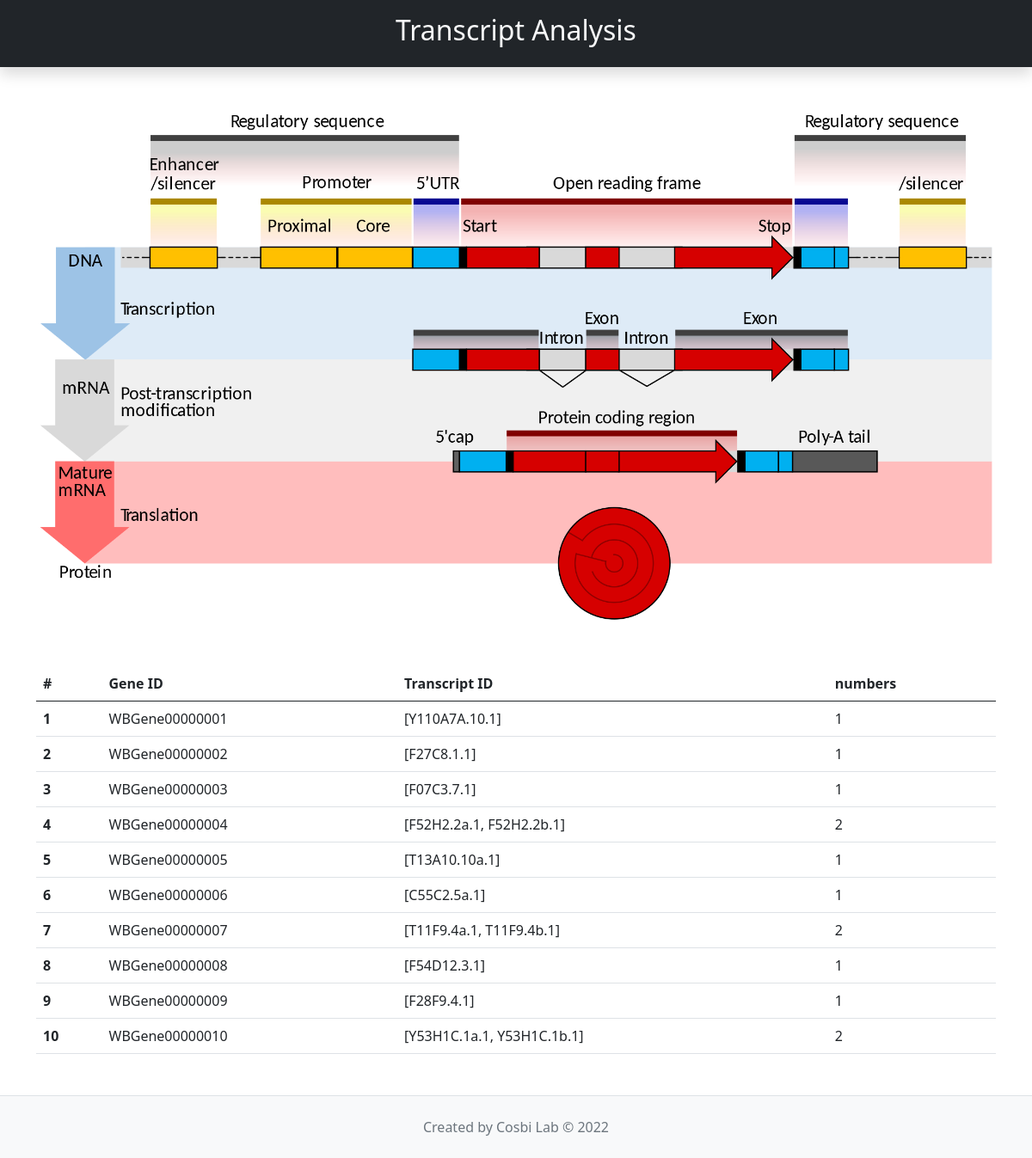
The page /web_tool/ on the database its author committed.
### web_tool/models.py (models this page shows)
class Gene(models.Model):
    gene_id = models.TextField(blank=True, primary_key=True)
    transcript_id = models.TextField(blank=True, null=True)
    numbers = models.IntegerField(blank=True, null=True)
    class Meta:
        managed = False
        db_table = 'Gene'

### web_tool/views.py (the view)
# urls.py: path('', views.index),
def index(request):
    genes = models.Gene.objects.all()[:10]
    return render(request, 'index.html', locals())

### templates/index.html (shortened to what this page needs)
{% extends 'base.html' %}
{% load static %}
{% block content %}
<div class="container">
    <img src="{% static 'images/gene_structure.png' %}" class="figure-img img-fluid mb-5">
    <table class="table table-hover">
        <thead>
            <tr>
                <th scope="col">#</th>
                <th scope="col">Gene ID </th>
                <th scope="col">Transcript ID</th>
                <th scope="col">numbers</th>
            </tr>
        </thead>
        <tbody>
            {% for gene in genes %}
            <tr>
                <th scope="row">{{ forloop.counter }}</th>
                <td>{{ gene.gene_id }}</td>
                <td>{{ gene.transcript_id | cut:"'" }}</td>
                <td>{{ gene.numbers }}</td>
            </tr>
            {% endfor %}
        </tbody>
    </table>
</div>
{% endblock %}

### templates/base.html (shortened to what this page needs)
<!DOCTYPE html>
<html>
    <head>
        <link href="https://cdn.jsdelivr.net/npm/bootstrap@5.0.2/dist/css/bootstrap.min.css" rel="stylesheet">
    </head>
    <body>
        <header class="py-3 mb-5 text-center bg-dark shadow">
            <h2 class="text-light">Transcript Analysis</div>
        </header>
        {% block content %} {% endblock %}
        <footer class="py-4 mt-5 text-center text-muted bg-light border-top">
            Created by Cosbi Lab &copy; 2022
        </footer>
    </body>
</html>

### rows shown on the page
Gene: gene_id "WBGene00000001", transcript_id "[Y110A7A.10.1]", numbers "1"
Gene: gene_id "WBGene00000002", transcript_id "[F27C8.1.1]", numbers "1"
Gene: gene_id "WBGene00000003", transcript_id "[F07C3.7.1]", numbers "1"
Gene: gene_id "WBGene00000004", transcript_id "[F52H2.2a.1, F52H2.2b.1]", numbers "2"
Gene: gene_id "WBGene00000005", transcript_id "[T13A10.10a.1]", numbers "1"
Gene: gene_id "WBGene00000006", transcript_id "[C55C2.5a.1]", numbers "1"
Gene: gene_id "WBGene00000007", transcript_id "[T11F9.4a.1, T11F9.4b.1]", numbers "2"
Gene: gene_id "WBGene00000008", transcript_id "[F54D12.3.1]", numbers "1"
Gene: gene_id "WBGene00000009", transcript_id "[F28F9.4.1]", numbers "1"
Gene: gene_id "WBGene00000010", transcript_id "[Y53H1C.1a.1, Y53H1C.1b.1]", numbers "2"
